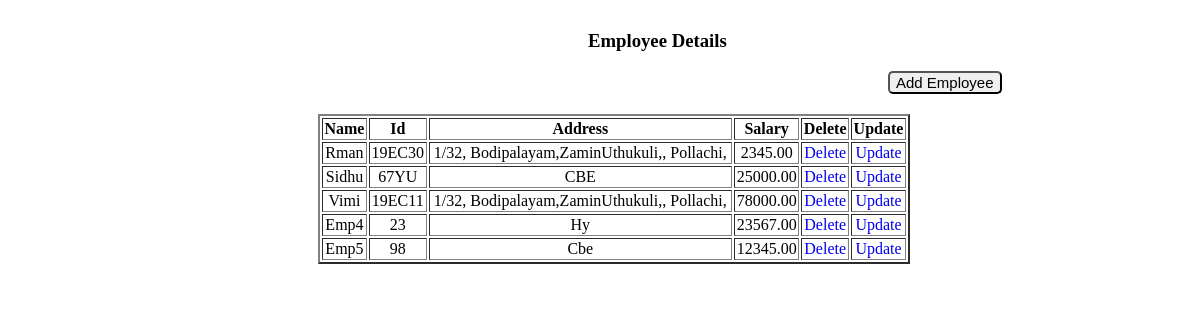
The page / on the database its author committed.
### employe/models.py (models this page shows, shortened)
class Emplyee(models.Model):
    E_name = models.CharField(max_length=50)
    E_Id = models.CharField(max_length=50, unique=True)
    E_address = models.CharField(max_length=50)
    E_salary = models.DecimalField(max_digits=7, decimal_places=2)

### employe/views.py (the view)
# urls.py: path('', views.empbase, name='empdet'),
def empbase(request):
    Empdet = Emplyee.objects.all()
    return render(request, 'Emp.html', {'Empdet': Empdet})

### employe/templates/Emp.html (shortened to what this page needs)
<!DOCTYPE html>
<html lang="en">
<head>
</head>
<body>
{% block content %}
<h3>Employee Details </h3>
<div class="container-fluid">
    <button><a href="{% url 'createemp' %}"> Add Employee </a></button>
    <table border="2">
        <thead>
        <tr>
            <th>Name</th>
            <th>Id</th>
            <th>Address</th>
            <th>Salary</th>
            <th>Delete</th>
            <th>Update</th>
        </tr>
        </thead>
        <tbody>
        {% for val in Empdet %}
        <tr>
            <td>{{ val.E_name }}</td>
            <td>{{ val.E_Id }}</td>
            <td>{{ val.E_address }}</td>
            <td>{{ val.E_salary }}</td>
            <td><a href="{% url 'delete' val.id %}">Delete</a></td>
            <td><a href="{% url 'update' val.id %}">Update</a></td>
        </tr>
        {% endfor %}
        </tbody>
    </table>
</div>
{% endblock %}
</body>
</html>

### employe/templates/Emp.html (style rules this page uses)
table { margin-left:310px; margin-top:20px; width:50%; }
th,td { text-align:center; }
button { margin-left:880px; font-size:15px; border-radius:5px; }
button a { text-decoration:none; color:black; }
td a { text-decoration:none; }
h3 { margin-left:580px; margin-top:30px; }

### rows shown on the page
Emplyee: E_name "Rman", E_Id "19EC30", E_address "1/32, Bodipalayam,ZaminUthukuli,, Pollachi,", E_salary "2345.00"
Emplyee: E_name "Sidhu", E_Id "67YU", E_address "CBE", E_salary "25000.00"
Emplyee: E_name "Vimi", E_Id "19EC11", E_address "1/32, Bodipalayam,ZaminUthukuli,, Pollachi,", E_salary "78000.00"
Emplyee: E_name "Emp4", E_Id "23", E_address "Hy", E_salary "23567.00"
Emplyee: E_name "Emp5", E_Id "98", E_address "Cbe", E_salary "12345.00"
